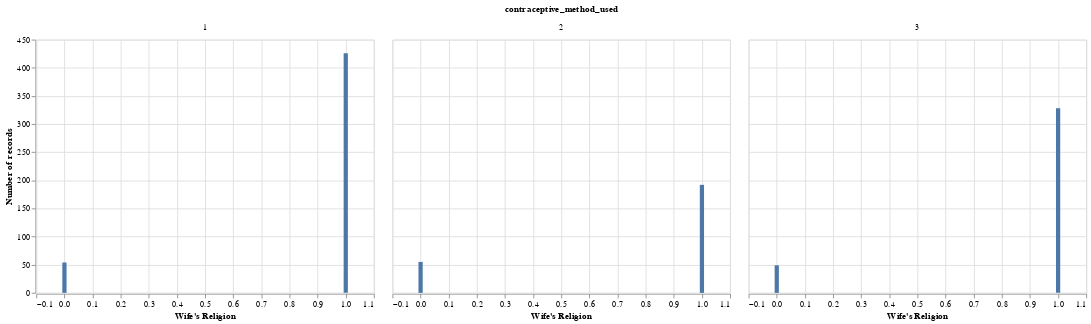

The notebook cell saved with this chart:
### Markdown cell above
**Religion**

### Code cell
wife_religion_correlation = alt.Chart(cmc_train, title = "Religion vs. Method of Contraception Used").mark_bar().encode(
    x = alt.X("wife_religion", title = "Wife's Religion"),
    y = alt.Y("count()", title = "Number of records")
).facet("contraceptive_method_used")
wife_religion_correlation

### Figure 1 — Vega-Lite specification as saved in the notebook (floating-point values rounded to 4 significant figures; data arrays with more than 128 entries replaced by an {"elided": "..."} marker saying what was removed)
{"$schema": "https://vega.github.io/schema/vega-lite/v4.17.0.json", "config": {"view": {"continuousHeight": 300, "continuousWidth": 400}}, "data": {"name": "data-f15167d60f413a998667f82347f8e248"}, "datasets": {"data-f15167d60f413a998667f82347f8e248": {"elided": "1104 records"}}, "facet": {"field": "contraceptive_method_used", "type": "quantitative"}, "spec": {"encoding": {"x": {"field": "wife_religion", "title": "Wife's Religion", "type": "quantitative"}, "y": {"aggregate": "count", "title": "Number of records", "type": "quantitative"}}, "mark": "bar", "title": "Religion vs. Method of Contraception Used"}}
